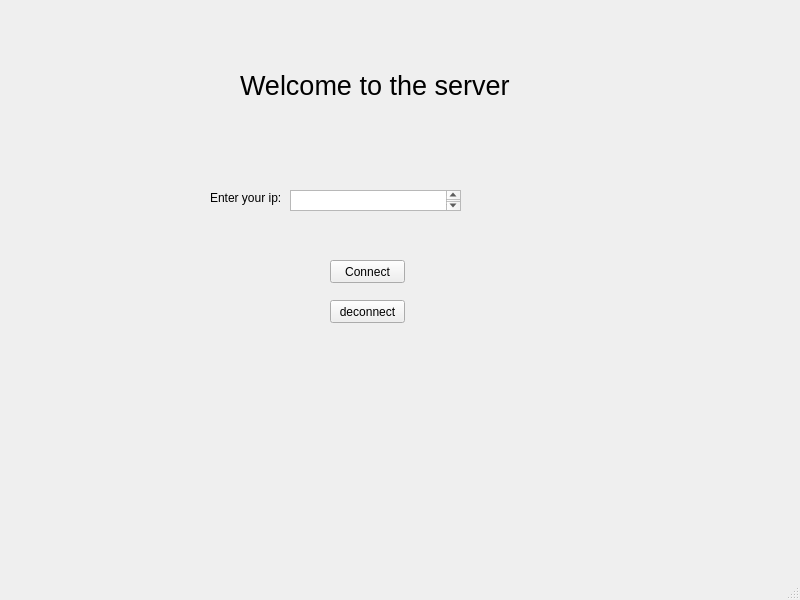
<?xml version="1.0" encoding="UTF-8"?>
<ui version="4.0">
 <class>MainWindow</class>
 <widget class="QMainWindow" name="MainWindow">
  <property name="geometry">
   <rect>
    <x>0</x>
    <y>0</y>
    <width>800</width>
    <height>600</height>
   </rect>
  </property>
  <property name="windowTitle">
   <string>MainWindow</string>
  </property>
  <widget class="QWidget" name="centralwidget">
   <widget class="QPushButton" name="btnConnect">
    <property name="geometry">
     <rect>
      <x>330</x>
      <y>260</y>
      <width>75</width>
      <height>23</height>
     </rect>
    </property>
    <property name="text">
     <string>Connect</string>
    </property>
   </widget>
   <widget class="QLabel" name="label">
    <property name="geometry">
     <rect>
      <x>240</x>
      <y>70</y>
      <width>271</width>
      <height>31</height>
     </rect>
    </property>
    <property name="font">
     <font>
      <pointsize>20</pointsize>
     </font>
    </property>
    <property name="text">
     <string>Welcome to the server</string>
    </property>
   </widget>
   <widget class="QLabel" name="label_2">
    <property name="geometry">
     <rect>
      <x>210</x>
      <y>190</y>
      <width>71</width>
      <height>16</height>
     </rect>
    </property>
    <property name="text">
     <string>Enter your ip:</string>
    </property>
   </widget>
   <widget class="QPlainTextEdit" name="txtIP">
    <property name="geometry">
     <rect>
      <x>290</x>
      <y>190</y>
      <width>171</width>
      <height>21</height>
     </rect>
    </property>
   </widget>
   <widget class="QPushButton" name="btnDeconnect">
    <property name="geometry">
     <rect>
      <x>330</x>
      <y>300</y>
      <width>75</width>
      <height>23</height>
     </rect>
    </property>
    <property name="text">
     <string>deconnect</string>
    </property>
   </widget>
  </widget>
  <widget class="QMenuBar" name="menubar">
   <property name="geometry">
    <rect>
     <x>0</x>
     <y>0</y>
     <width>800</width>
     <height>21</height>
    </rect>
   </property>
  </widget>
  <widget class="QStatusBar" name="statusbar"/>
 </widget>
 <resources/>
 <connections/>
</ui>
